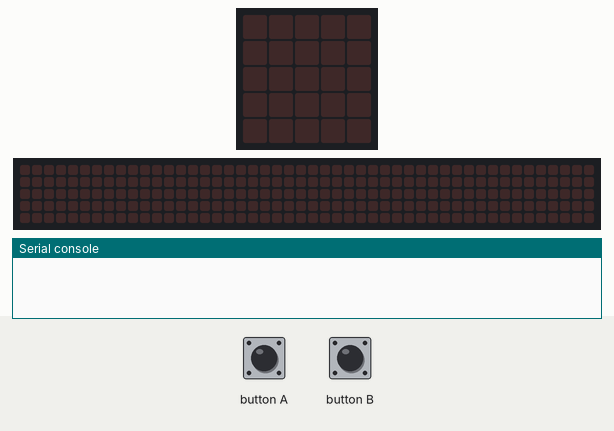
Recording of a program running on a simulated BBC micro:bit running MicroPython. On the bench: the board's 5×5 LED display, a strip that is not on the board, showing the scrolling text unrolled, the last lines printed to the serial console. Inputs (shaded band) come from the test bench. No radio messages arrive unless stated (any console line starting 'radio sent:' is added by the test bench); the 48×5 strip is a reading aid, not a part: it shows the text the display is scrolling, unrolled, one strip-width of it at a time.

Above: at 1.2 s.
1.3 s: button A pressed for 0.15 s
At 1.35 s:
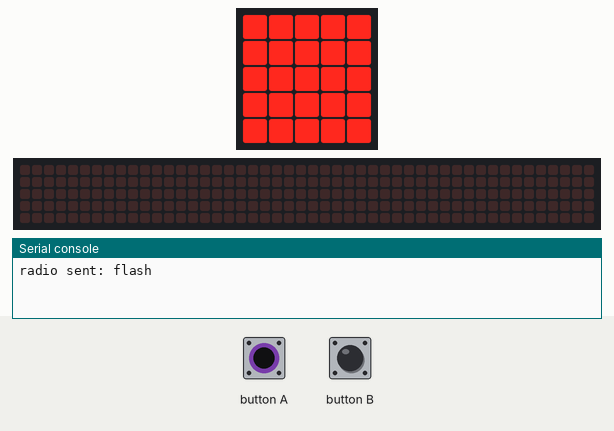
4.3 s: button B pressed for 0.15 s
At 4.37 s:
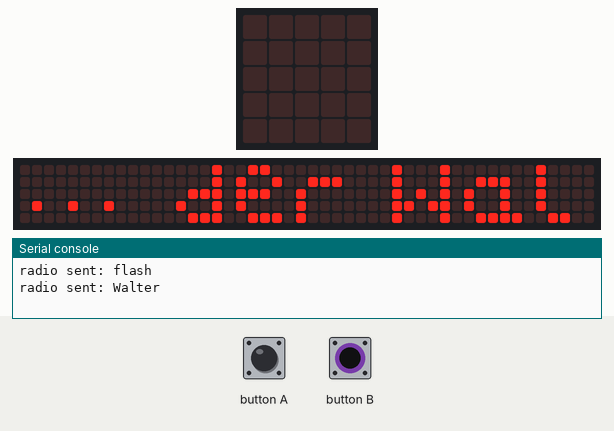

Measured:
- after the input at 1.3 s, the display: changes at once (image 1)
- after the input at 4.3 s, the display: changes at once (image 2)

The program:

sendcode.py
```python
import radio
from microbit import display, Image, button_a, button_b

# Create the "flash" animation frames. Can you work out how it's done?
flash = [Image().invert()*(i/9) for i in range(9, -1, -1)]

# The radio won't work unless it's switched on.
radio.on()

# Event loop.
while True:

    # Button A sends a "flash" message.
    if button_a.was_pressed():
        radio.send('flash')
        display.show(flash, delay=100, wait=False)
    if button_b.was_pressed():
        radio.send('Walter')
        display.scroll("... der Walfisch")

    # Read any incoming messages.
    incoming = radio.receive()
    if incoming == 'flash':
        # If there's an incoming correct code message display the flash
        display.show(flash, delay=100, wait=False)
    elif incoming == 'Walter':
        display.scroll("... der Walfisch")
```
